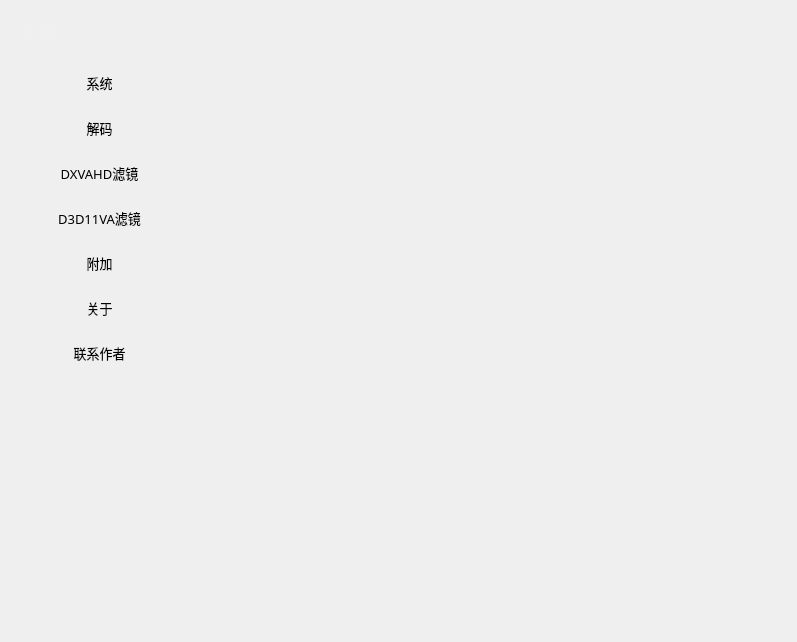
<?xml version="1.0" encoding="UTF-8"?>
<ui version="4.0">
 <class>SettingWidget</class>
 <widget class="QWidget" name="SettingWidget">
  <property name="geometry">
   <rect>
    <x>0</x>
    <y>0</y>
    <width>797</width>
    <height>642</height>
   </rect>
  </property>
  <property name="focusPolicy">
   <enum>Qt::NoFocus</enum>
  </property>
  <property name="windowTitle">
   <string/>
  </property>
  <property name="styleSheet">
   <string notr="true"/>
  </property>
  <layout class="QHBoxLayout" name="horizontalLayout" stretch="2,6">
   <property name="spacing">
    <number>0</number>
   </property>
   <property name="leftMargin">
    <number>0</number>
   </property>
   <property name="topMargin">
    <number>0</number>
   </property>
   <property name="rightMargin">
    <number>0</number>
   </property>
   <property name="bottomMargin">
    <number>0</number>
   </property>
   <item>
    <layout class="QVBoxLayout" name="verticalLayout">
     <property name="spacing">
      <number>0</number>
     </property>
     <property name="topMargin">
      <number>0</number>
     </property>
     <item>
      <widget class="QLabel" name="setting">
       <property name="minimumSize">
        <size>
         <width>0</width>
         <height>60</height>
        </size>
       </property>
       <property name="maximumSize">
        <size>
         <width>1000</width>
         <height>60</height>
        </size>
       </property>
       <property name="font">
        <font>
         <family>微软雅黑</family>
         <pointsize>14</pointsize>
        </font>
       </property>
       <property name="styleSheet">
        <string notr="true">color: rgb(240, 240, 240);</string>
       </property>
       <property name="text">
        <string>    设置</string>
       </property>
       <property name="alignment">
        <set>Qt::AlignLeading|Qt::AlignLeft|Qt::AlignVCenter</set>
       </property>
      </widget>
     </item>
     <item>
      <widget class="SettingLabel" name="system">
       <property name="minimumSize">
        <size>
         <width>0</width>
         <height>45</height>
        </size>
       </property>
       <property name="maximumSize">
        <size>
         <width>1000</width>
         <height>45</height>
        </size>
       </property>
       <property name="font">
        <font>
         <family>微软雅黑</family>
         <pointsize>10</pointsize>
        </font>
       </property>
       <property name="cursor">
        <cursorShape>PointingHandCursor</cursorShape>
       </property>
       <property name="text">
        <string>系统</string>
       </property>
       <property name="alignment">
        <set>Qt::AlignCenter</set>
       </property>
      </widget>
     </item>
     <item>
      <widget class="SettingLabel" name="decode">
       <property name="minimumSize">
        <size>
         <width>0</width>
         <height>45</height>
        </size>
       </property>
       <property name="maximumSize">
        <size>
         <width>1000</width>
         <height>45</height>
        </size>
       </property>
       <property name="font">
        <font>
         <family>微软雅黑</family>
         <pointsize>10</pointsize>
         <weight>50</weight>
         <bold>false</bold>
        </font>
       </property>
       <property name="cursor">
        <cursorShape>PointingHandCursor</cursorShape>
       </property>
       <property name="focusPolicy">
        <enum>Qt::NoFocus</enum>
       </property>
       <property name="styleSheet">
        <string notr="true"/>
       </property>
       <property name="text">
        <string>解码</string>
       </property>
       <property name="alignment">
        <set>Qt::AlignCenter</set>
       </property>
      </widget>
     </item>
     <item>
      <widget class="SettingLabel" name="dxvahdFilter">
       <property name="minimumSize">
        <size>
         <width>0</width>
         <height>45</height>
        </size>
       </property>
       <property name="maximumSize">
        <size>
         <width>1000</width>
         <height>45</height>
        </size>
       </property>
       <property name="font">
        <font>
         <family>微软雅黑</family>
         <pointsize>10</pointsize>
        </font>
       </property>
       <property name="cursor">
        <cursorShape>PointingHandCursor</cursorShape>
       </property>
       <property name="text">
        <string>DXVAHD滤镜</string>
       </property>
       <property name="alignment">
        <set>Qt::AlignCenter</set>
       </property>
      </widget>
     </item>
     <item>
      <widget class="SettingLabel" name="d3d11vaFilter">
       <property name="minimumSize">
        <size>
         <width>0</width>
         <height>45</height>
        </size>
       </property>
       <property name="maximumSize">
        <size>
         <width>1000</width>
         <height>45</height>
        </size>
       </property>
       <property name="font">
        <font>
         <family>微软雅黑</family>
         <pointsize>10</pointsize>
        </font>
       </property>
       <property name="cursor">
        <cursorShape>PointingHandCursor</cursorShape>
       </property>
       <property name="text">
        <string>D3D11VA滤镜</string>
       </property>
       <property name="alignment">
        <set>Qt::AlignCenter</set>
       </property>
      </widget>
     </item>
     <item>
      <widget class="SettingLabel" name="addition">
       <property name="minimumSize">
        <size>
         <width>0</width>
         <height>45</height>
        </size>
       </property>
       <property name="maximumSize">
        <size>
         <width>1000</width>
         <height>45</height>
        </size>
       </property>
       <property name="font">
        <font>
         <family>微软雅黑</family>
         <pointsize>10</pointsize>
        </font>
       </property>
       <property name="cursor">
        <cursorShape>PointingHandCursor</cursorShape>
       </property>
       <property name="text">
        <string>附加</string>
       </property>
       <property name="alignment">
        <set>Qt::AlignCenter</set>
       </property>
      </widget>
     </item>
     <item>
      <widget class="SettingLabel" name="about">
       <property name="minimumSize">
        <size>
         <width>0</width>
         <height>45</height>
        </size>
       </property>
       <property name="maximumSize">
        <size>
         <width>1000</width>
         <height>45</height>
        </size>
       </property>
       <property name="font">
        <font>
         <family>微软雅黑</family>
         <pointsize>10</pointsize>
         <weight>50</weight>
         <bold>false</bold>
        </font>
       </property>
       <property name="cursor">
        <cursorShape>PointingHandCursor</cursorShape>
       </property>
       <property name="focusPolicy">
        <enum>Qt::NoFocus</enum>
       </property>
       <property name="styleSheet">
        <string notr="true"/>
       </property>
       <property name="text">
        <string>关于</string>
       </property>
       <property name="alignment">
        <set>Qt::AlignCenter</set>
       </property>
      </widget>
     </item>
     <item>
      <widget class="SettingLabel" name="coder">
       <property name="minimumSize">
        <size>
         <width>0</width>
         <height>45</height>
        </size>
       </property>
       <property name="maximumSize">
        <size>
         <width>1000</width>
         <height>45</height>
        </size>
       </property>
       <property name="font">
        <font>
         <family>微软雅黑</family>
         <pointsize>10</pointsize>
        </font>
       </property>
       <property name="cursor">
        <cursorShape>PointingHandCursor</cursorShape>
       </property>
       <property name="text">
        <string>联系作者</string>
       </property>
       <property name="alignment">
        <set>Qt::AlignCenter</set>
       </property>
      </widget>
     </item>
     <item>
      <spacer name="verticalSpacer">
       <property name="orientation">
        <enum>Qt::Vertical</enum>
       </property>
       <property name="sizeHint" stdset="0">
        <size>
         <width>20</width>
         <height>40</height>
        </size>
       </property>
      </spacer>
     </item>
    </layout>
   </item>
   <item>
    <layout class="QVBoxLayout" name="centerLayout">
     <property name="spacing">
      <number>0</number>
     </property>
     <property name="topMargin">
      <number>60</number>
     </property>
    </layout>
   </item>
  </layout>
 </widget>
 <customwidgets>
  <customwidget>
   <class>SettingLabel</class>
   <extends>QLabel</extends>
   <header>SettingLabel.h</header>
  </customwidget>
 </customwidgets>
 <resources/>
 <connections/>
</ui>
